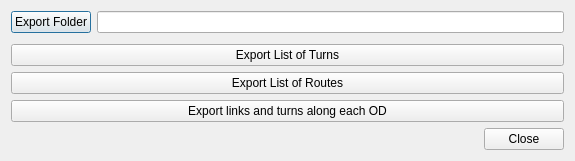
<?xml version="1.0" encoding="UTF-8"?>
<ui version="4.0">
 <class>Dialog</class>
 <widget class="QDialog" name="Dialog">
  <property name="geometry">
   <rect>
    <x>0</x>
    <y>0</y>
    <width>575</width>
    <height>161</height>
   </rect>
  </property>
  <property name="windowTitle">
   <string>Export</string>
  </property>
  <layout class="QVBoxLayout" name="verticalLayout_2" stretch="0,1,1">
   <item>
    <layout class="QFormLayout" name="formLayout">
     <property name="sizeConstraint">
      <enum>QLayout::SetDefaultConstraint</enum>
     </property>
     <item row="0" column="0">
      <widget class="QPushButton" name="pbExportFolder">
       <property name="text">
        <string>Export Folder</string>
       </property>
      </widget>
     </item>
     <item row="0" column="1">
      <widget class="QLineEdit" name="leExportFolder"/>
     </item>
    </layout>
   </item>
   <item>
    <layout class="QVBoxLayout" name="verticalLayout">
     <item>
      <widget class="QPushButton" name="pbExportTurns">
       <property name="toolTip">
        <string/>
       </property>
       <property name="text">
        <string>Export List of Turns</string>
       </property>
      </widget>
     </item>
     <item>
      <widget class="QPushButton" name="pbExportRoutes">
       <property name="text">
        <string>Export List of Routes</string>
       </property>
      </widget>
     </item>
     <item>
      <widget class="QPushButton" name="pbExportLinksAndTurnsByOD">
       <property name="text">
        <string>Export links and turns along each OD</string>
       </property>
      </widget>
     </item>
    </layout>
   </item>
   <item>
    <widget class="QDialogButtonBox" name="buttonBox">
     <property name="orientation">
      <enum>Qt::Horizontal</enum>
     </property>
     <property name="standardButtons">
      <set>QDialogButtonBox::Close</set>
     </property>
    </widget>
   </item>
  </layout>
 </widget>
 <resources/>
 <connections>
  <connection>
   <sender>buttonBox</sender>
   <signal>rejected()</signal>
   <receiver>Dialog</receiver>
   <slot>reject()</slot>
   <hints>
    <hint type="sourcelabel">
     <x>316</x>
     <y>260</y>
    </hint>
    <hint type="destinationlabel">
     <x>286</x>
     <y>274</y>
    </hint>
   </hints>
  </connection>
 </connections>
</ui>
